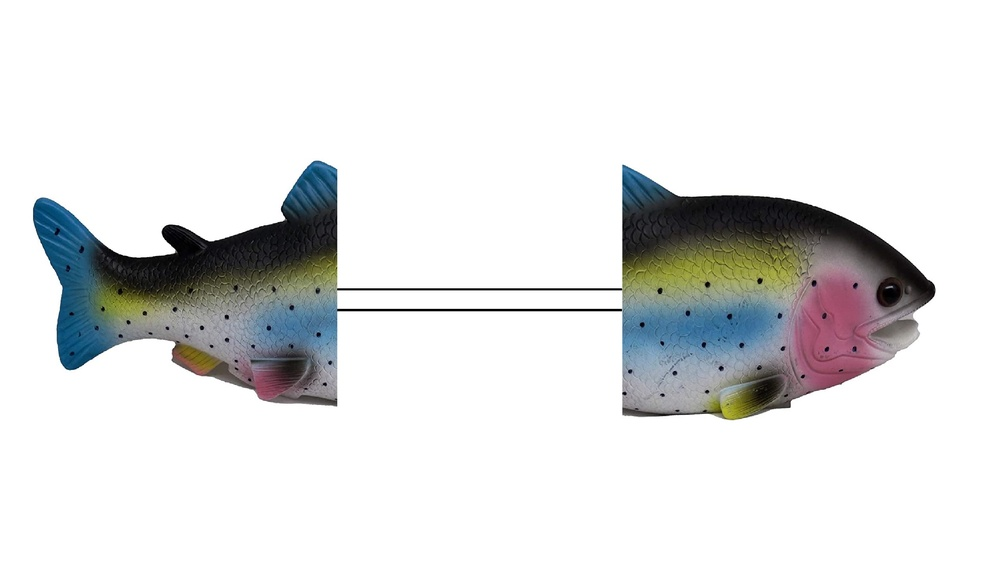
#> input picture src/nautilus_scripts/scripts/measure_fish/fish1.jpg, 1000 x 562 px, shrunk from 2873 x 1614 before the run
$ python measure_fish.py
#> lines starting #> are read from the running program, lines starting #| are printed output that depends on the picture; after the words box and inside, x2 and y2 are one past the last pixel; in counts of white or black regions, pixels touching at a corner belong together
#> in main, img is the input picture: shape (562, 1000, 3); mean B, G, R 225.8, 225.7, 224.9
import cv2 as cv
import numpy as np
import matplotlib as plt

IMG_OFFSET = 50

def contour_transform(img):
    """
    Takes in an image from the video feed, finds and draws
    the contour of the fish, then transforms into a rectangular
    image and return
    """
    # find the largest rectangle
    img_copy = img.copy()
    img_gray = cv.cvtColor(img_copy, cv.COLOR_BGR2GRAY)
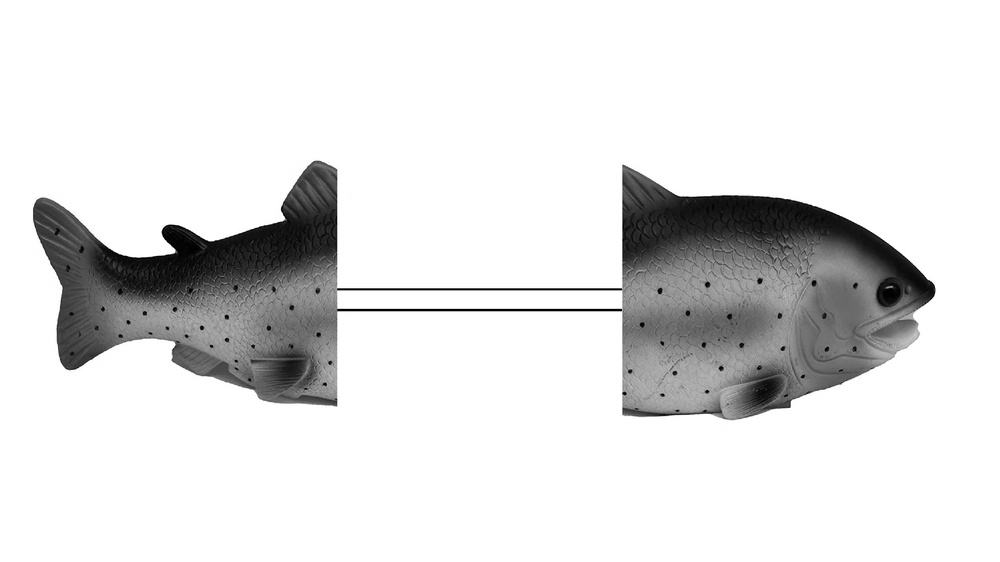
#> img_gray: shape (562, 1000); min 0, max 255, mean 225.5
    ret, thresh = cv.threshold(img_gray, 127, 255, 0)
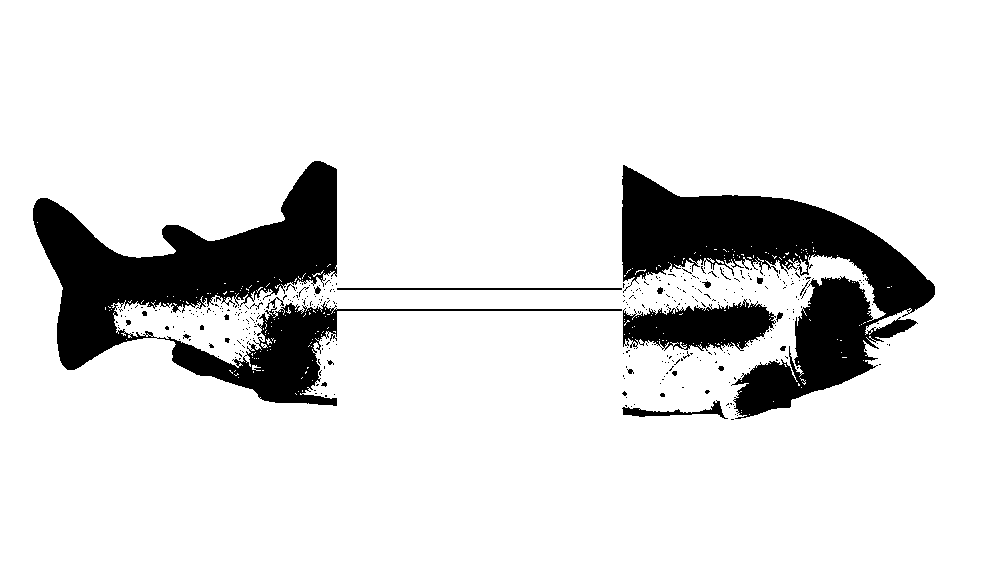
#> thresh: shape (562, 1000); 87.3% white; 366 black regions (345 under 20 px)
    contours, heirarchy = cv.findContours(thresh, cv.RETR_TREE, cv.CHAIN_APPROX_NONE)
#> contours = 981 contours, 948 with area under 20; largest, box (x1, y1, x2, y2) and area: (0, 0, 1000, 562) 560439, (621, 164, 936, 420) 31399, (32, 160, 338, 371) 25790, (156, 301, 623, 407) 9364, (622, 300, 776, 352) 5422

    # sort and find largest contour
    sorted_contours = sorted(contours, key=cv.contourArea, reverse=True)
#> sorted_contours has the same summary as contours
    fish = sorted_contours[1]
#> fish = contour of 2188 points, box (x1, y1, x2, y2) (621, 164, 936, 420), area 31399
    rect = cv.minAreaRect(fish)
#> rect = ((762.2, 308.5), (227.4, 332.6), -78.36)
    box = cv.boxPoints(rect).astype('int')
#> box = [[902, 453], [576, 386], [622, 163], [948, 230]]

    # [6 lines of commented-out code are left out]

    """
    Requires Testing: Does box order always end up like this?
    box[0] -> (0, 0)
    box[1] -> (length, 0)
    box[2] -> (length, height)
    box[3] -> (0, height)
    """

    # find the dimensions to transform into
    height = int((box[2][1] - box[1][1] + box[3][1] - box[0][1]) / 2)
#> height = -223
    length = int((box[1][0] - box[0][0] + box[2][0] - box[3][0]) / 2)
#> length = -326
    pts1 = np.float32(box)
#> pts1 = [[902, 453], [576, 386], [622, 163], [948, 230]]
    pts2 = np.float32([[0, 0], [length, 0], [length, height], [0, height]])
#> pts2 = [[0, 0], [-326, 0], [-326, -223], [0, -223]]

    matrix = cv.getPerspectiveTransform(pts1, pts2)
#> matrix = [[0.959, 0.198, -955], [-0.197, 0.959, -256.7], [0, 0, 1]]
    output = cv.warpPerspective(img_copy, matrix, (length, height))
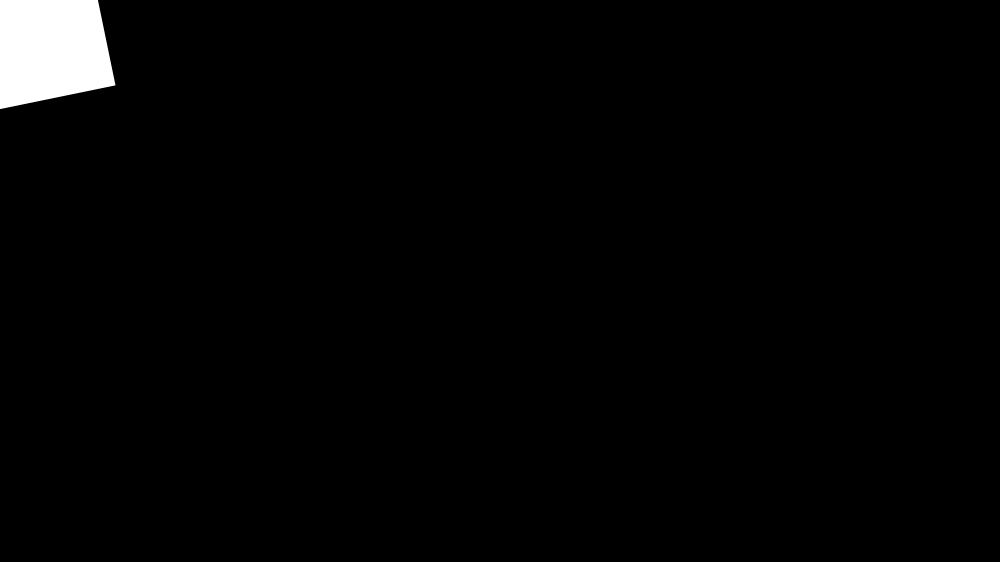
#> output: shape (562, 1000, 3); min 0, max 255, mean 4.8
    cv.imshow('out', output)
    return output


# might not have to do this, just measure the height since its the same for all fishes
def segment_measure(transformed_img):
    """
    Takes in a transformed image, slices the image in its halfway point
    and uses the values to calculate the size of the fish and returns it.
    """
    # segment image and find pvc height
    height, width = transformed_img.shape[:2]
#> height = 562; width = 1000
    start_row, start_col = int(height * .30), int(width * .45)
#> start_row = 168; start_col = 450
    end_row, end_col = int(height * .70), int(width * .55)
#> end_row = 393; end_col = 550
    cropped = transformed_img[start_row:end_row, start_col:end_col]
#> cropped: shape (225, 100, 3); every value is 0

    # measure the distance between the edges
    img_gray = cv.cvtColor(cropped, cv.COLOR_BGR2GRAY)
#> img_gray: shape (225, 100); every value is 0
    ret, thresh = cv.threshold(img_gray, 127, 255, 0)
    contours, heirarchy = cv.findContours(thresh, cv.RETR_TREE, cv.CHAIN_APPROX_NONE)
#> contours = []
    sorted_contours = sorted(contours, key=cv.contourArea, reverse=True)
#> sorted_contours = []
#> (the run stopped early here; a loop or call above may not have finished)

$ run again, with src/nautilus_scripts/scripts/measure_fish/fish2.jpg copied over src/nautilus_scripts/scripts/measure_fish/fish1.jpg
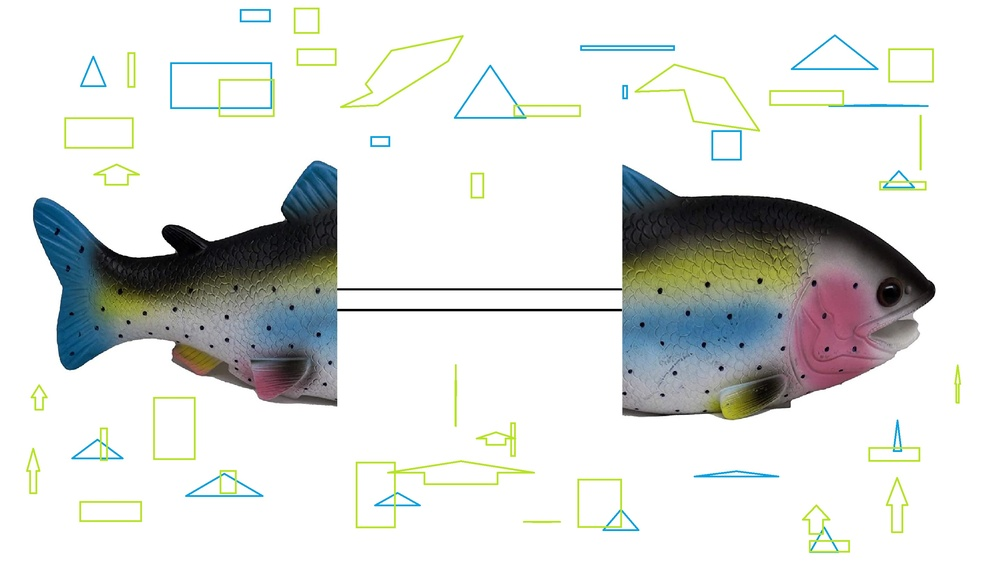
#> input picture src/nautilus_scripts/scripts/measure_fish/fish2.jpg, 1000 x 562 px, shrunk from 2873 x 1614 before the run
#> in main, img is the input picture: shape (562, 1000, 3); mean B, G, R 222.2, 224.4, 222.1
#> in contour_transform, `img_gray = cv.cvtColor(img_copy, cv.COLOR_BGR2GRAY)`:
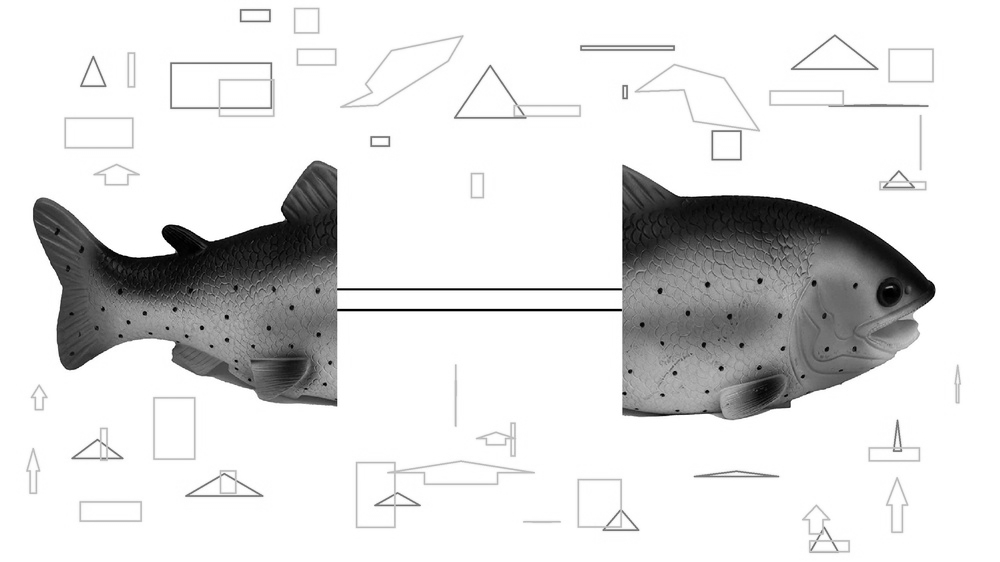
#> img_gray: shape (562, 1000); min 0, max 255, mean 223.5
#> in contour_transform, `ret, thresh = cv.threshold(img_gray, 127, 255, 0)`:
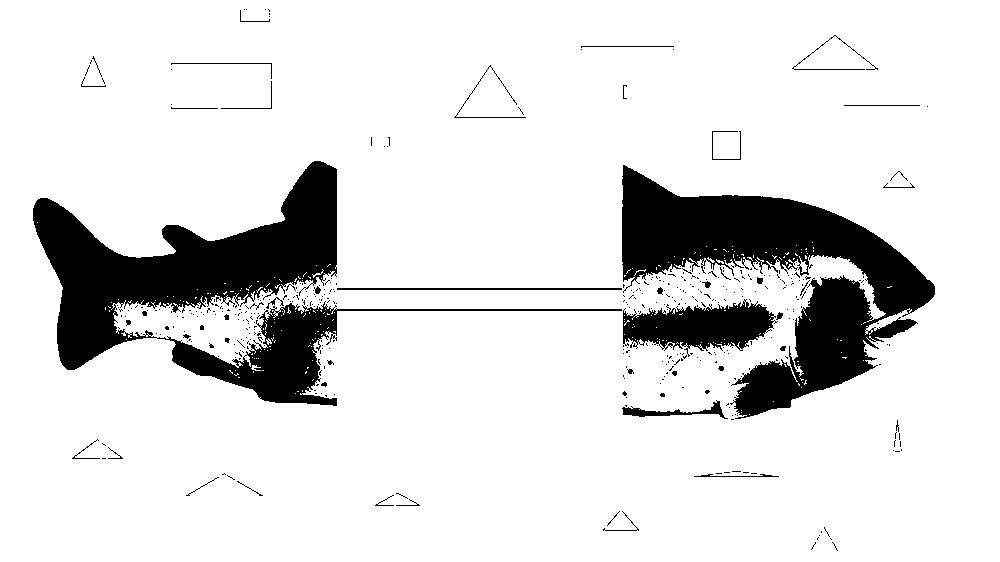
#> thresh: shape (562, 1000); 87% white; 436 black regions (391 under 20 px)
#> in contour_transform, `contours, heirarchy = cv.findContours(thresh, cv.RETR_TREE, cv.CHAIN_A..`: contours = 1321 contours, 1269 with area under 20; largest, box (x1, y1, x2, y2) and area: (0, 0, 1000, 562) 560439, (621, 164, 936, 420) 31382, (32, 160, 338, 371) 25797, (156, 301, 623, 407) 9278, (622, 300, 775, 352) 5363
#> in contour_transform, `sorted_contours = sorted(contours, key=cv.contourArea, reverse=True)`: sorted_contours has the same summary as contours
#> fish = contour of 2205 points, box (x1, y1, x2, y2) (621, 164, 936, 420), area 31382
#> rect = ((762.2, 308.5), (227.4, 332.6), -78.36)
#> box = [[902, 453], [576, 386], [622, 163], [948, 230]]
#> in contour_transform, `height = int((box[2][1] - box[1][1] + box[3][1] - box[0][1]) / 2)`: height = -223
#> length = -326
#> pts1 = [[902, 453], [576, 386], [622, 163], [948, 230]]
#> pts2 = [[0, 0], [-326, 0], [-326, -223], [0, -223]]
#> matrix = [[0.959, 0.198, -955], [-0.197, 0.959, -256.7], [0, 0, 1]]
#> cropped: shape (225, 100, 3); every value is 0
#> in segment_measure, `contours, heirarchy = cv.findContours(thresh, cv.RETR_TREE, cv.CHAIN_A..`: contours = []
